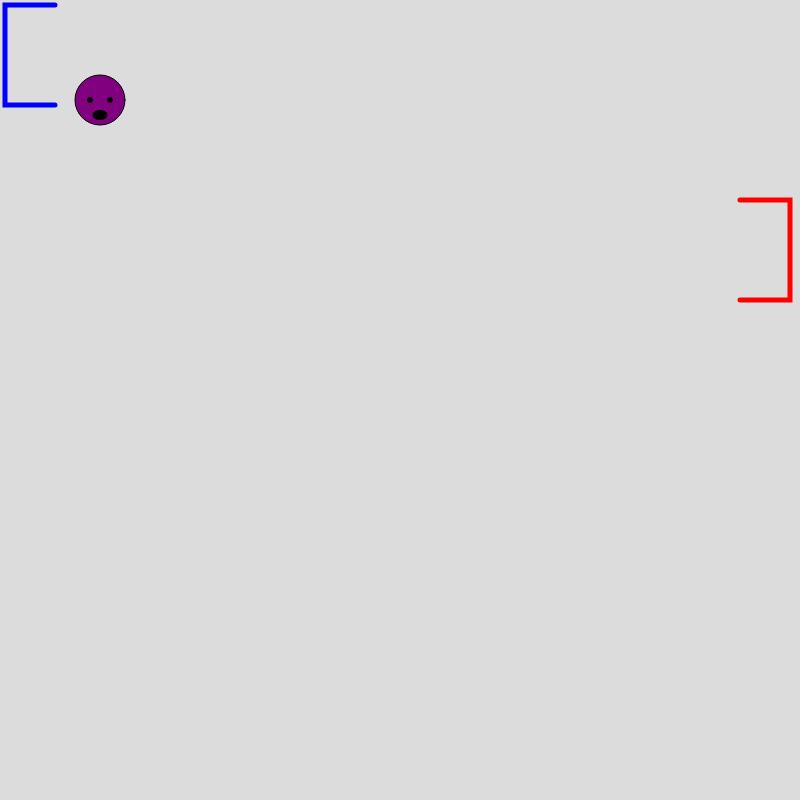
Frame 1 (no input)
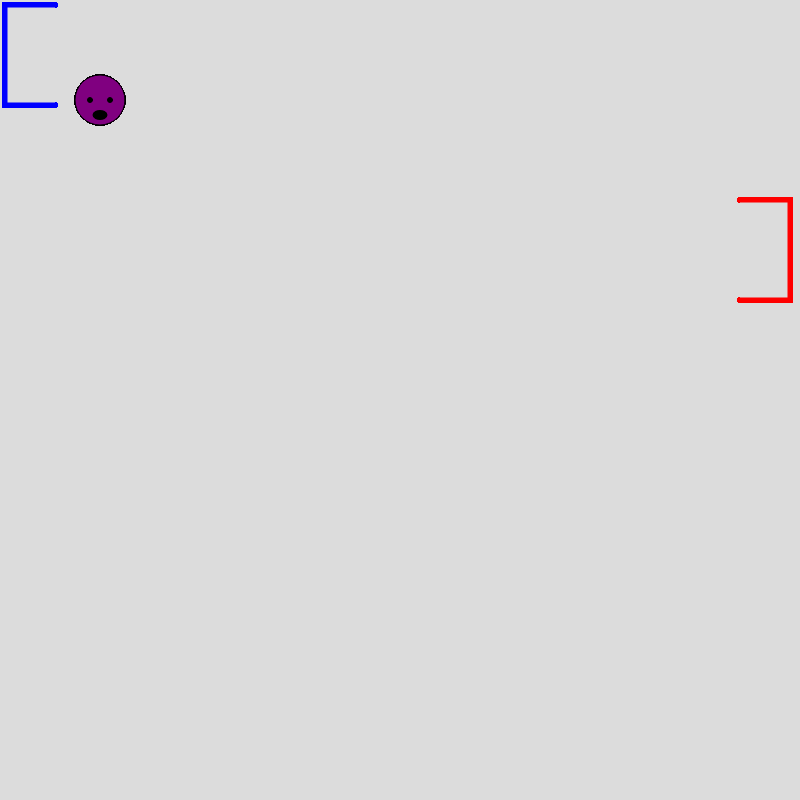
Frame 60 (no input)
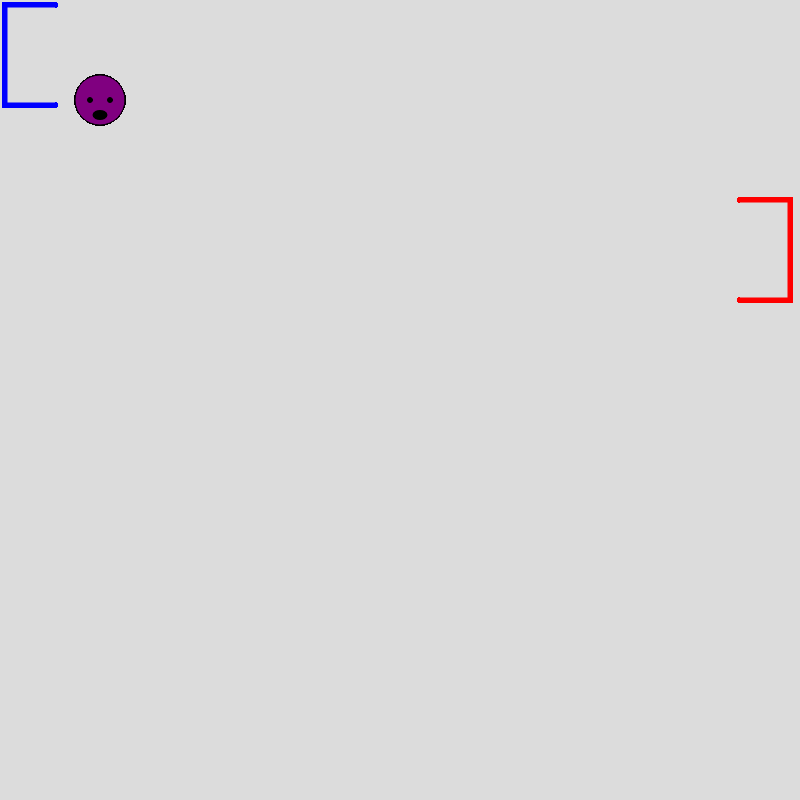
Frame 120 (the mouse pressed at the canvas centre since frame 60)

The p5.js sketch that drew these frames (run headless with seeded random() and noise() and a simulated clock; from frame 60 on, the mouse is pressed at the canvas centre):

// p5.js sketch
// ── sketch.js

let isInGoal = false;

let goalX = 5
let goalY = 5

function setup() {
  createCanvas(800, 800)
  background(220);
  goalpostsR = new Goal(goalX, goalY, "blue",0 ); // (5,5) is LEAST (x,y) possible
  goalpostsL= new Goal (goalX + 785, goalY + 295, "red",180 );
  ball1= new Ball (100, 100, "purple");
}

function draw(){
  angleMode(DEGREES);
  goalpostsR.drawGoalPosts(); // draw goal on the right
  goalpostsL.drawGoalPosts(); // draw goal on the left
  goalpostsR.checkGoal();
  goalpostsL.checkGoal();
  ball1.drawBall();

}
class Goal {  // create goals

  constructor(x,y, color, rotation){
    this.x = x;
    this.y = y;
    this.color = color;
    this.rotation = rotation;
  }

  drawGoalPosts(){ // instructions to draw goal
    push();
    translate(this.x,this.y);
    rotate(this.rotation); // needs to be fixed!!
    stroke(this.color);
    fill(220); // change to background color when background is finalized
    strokeWeight(5);
    beginShape();
    vertex(50, 0)
    vertex(50, 0)
    vertex(0, 0);
    vertex(0, 100);
    vertex(50, 100);
    vertex(50, 100);
    endShape();
    pop();
  }

 checkGoal(){
    if(this.x >= 50 && this.x <= 10 && this.y >= 45 && this.y <= 10){
      isInGoal = true;
      console.log ("in goal");
    }
}}

class Ball{

  constructor(x,y, color){
    this.x = x;
    this.y = y;
    this.color = color;

  }
  drawBall(){
    strokeWeight(1);
    stroke(0);
    fill(this.color);
    ellipse(this.x, this.y, 50, 50);
    fill(0);
    ellipse(this.x- 10, this.y, 5, 5);
    ellipse(this.x + 10, this.y, 5, 5);
    noFill();
    strokeWeight(5);
    ellipse(this.x, this.y + 15, 10, 5);
  }

  moveBall(){
    if(isInGoal){
      fill(random(0,255),random(0,255),random(0,255))
      // points + 1
      // changeControls
      // bounce
    goalY = goalY + random(5,790);
    goalX = goalX + random(5,790);
    isInGoal = false;
    }
  }

  }
